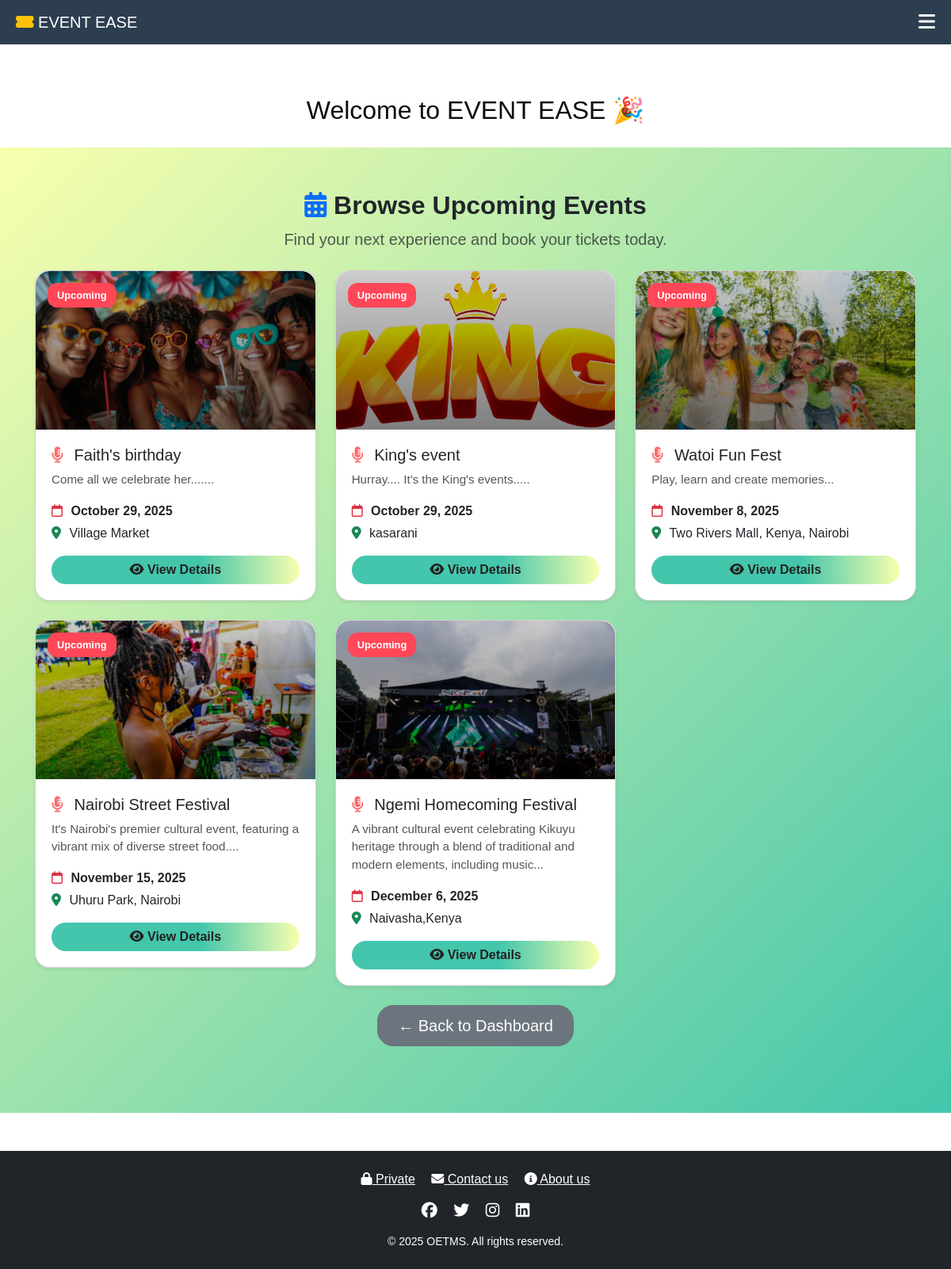
Page /browse_events.php on the committed database.
### tables this page shows
CREATE TABLE `events` (
  `id` int(11) NOT NULL,
  `title` varchar(150) NOT NULL,
  `description` text NOT NULL,
  `event_date` date NOT NULL,
  `image` varchar(255) DEFAULT NULL,
  `status` enum('Pending','Approved','Rejected','Cancelled','Completed') DEFAULT 'Pending',
  `location` varchar(150) NOT NULL,
  `price` decimal(10,2) NOT NULL DEFAULT 0.00,
  `organizer_id` int(11) NOT NULL,
  `created_at` timestamp NOT NULL DEFAULT current_timestamp(),
  `latitude` varchar(50) DEFAULT NULL,
  `longitude` varchar(50) DEFAULT NULL
);

### browse_events.php (the view, shortened to what this page needs)
<?php
include 'templates/header.php';
include 'db.php';
$dashboardLink = 'signin.php';
$result = $conn->query("SELECT * FROM events ORDER BY event_date ASC");
?>
<link rel="stylesheet" href="https://cdnjs.cloudflare.com/ajax/libs/animate.css/4.1.1/animate.min.css">
<div class="browse-events-bg">
  <div class="text-center my-4 animate__animated animate__fadeInDown">
    <h2 class="fw-bold">
      <i class="fas fa-calendar-alt text-primary"></i> Browse Upcoming Events
    </h2>
    <p class="lead text-muted">Find your next experience and book your tickets today.</p>
  </div>
  <div class="row g-4 container mx-auto">
    <?php if ($result->num_rows > 0): ?>
      <?php while ($row = $result->fetch_assoc()): ?>
        <div class="col-md-4 position-relative">
          <div class="card card-event shadow-sm animate__animated animate__fadeInUp">
            <?php if (!empty($row['image']) && file_exists($row['image'])): ?>
              <img src="<?= htmlspecialchars($row['image']) ?>" class="card-img-top" alt="Event Image">
            <?php else: ?>
              <img src="assets/images/default_event.png" class="card-img-top" alt="Event Image">
            <?php endif; ?>
            <div class="card-body d-flex flex-column">
              <h5 class="card-title">
                <i class="fas fa-microphone-alt"></i> <?= htmlspecialchars($row['title']) ?>
              </h5>
              <p class="card-text">
                <?= substr(htmlspecialchars($row['description']), 0, 120) ?>...
              </p>
              <p class="mb-1">
                <i class="far fa-calendar text-danger"></i>
                <strong><?= date("F j, Y", strtotime($row['event_date'])) ?></strong>
              </p>
              <p class="mb-3">
                <i class="fas fa-map-marker-alt text-success"></i>
                <?= htmlspecialchars($row['location']) ?>
              </p>
              <div class="mt-auto">
                <a href="event.php?id=<?= $row['id'] ?>" class="btn btn-info w-100 animate__animated animate__pulse animate__infinite">
                  <i class="fas fa-eye"></i> View Details
                </a>
              </div>
            </div>
            <?php if (strtotime($row['event_date']) > time()): ?>
              <div class="badge-upcoming">Upcoming</div>
            <?php endif; ?>
          </div>
        </div>
      <?php endwhile; ?>
    <?php else: ?>
      <div class="col-12 text-center animate__animated animate__fadeIn">
        <p class="text-muted"><i class="fas fa-info-circle"></i> No upcoming events found.</p>
      </div>
    <?php endif; ?>
  </div>
  <div class="text-center my-4">
    <a href="<?= $dashboardLink ?>" class="btn btn-secondary btn-lg">
      &larr; Back to Dashboard
    </a>
  </div>
</div>
<?php include 'templates/footer.php'; ?>

### templates/header.php (shortened to what this page needs)
<!DOCTYPE html>
<html lang="en">
<head>
  <link href="https://cdn.jsdelivr.net/npm/bootstrap@5.3.2/dist/css/bootstrap.min.css" rel="stylesheet">
  <link href="https://cdnjs.cloudflare.com/ajax/libs/font-awesome/6.5.0/css/all.min.css" rel="stylesheet">
</head>
<body>
<div class="topbar">
  <h1><i class="fas fa-ticket-alt text-warning"></i> EVENT EASE</h1>
  <div class="d-flex align-items-center gap-3">
    <span class="menu-toggle" onclick="openNav()"><i class="fas fa-bars"></i></span>
  </div>
</div>
<div class="content container" style="margin-top: 20px; text-align: center; color: #0c0c0cff; scroll-behavior: smooth;">
  <h2 class="mt-4">Welcome to EVENT EASE 🎉</h2>
</div>
</body>
</html>

### templates/footer.php (shortened to what this page needs)
<footer class="bg-dark text-white mt-5 py-4">
  <div class="container text-center">
    <div class="mb-3">
      <a href="#" class="text-white me-3"><i class="fas fa-lock"></i> Private</a>
      <a href="contact.php" class="text-white me-3"><i class="fas fa-envelope"></i> Contact us</a>
      <a href="about.php" class="text-white"><i class="fas fa-info-circle"></i> About us</a>
    </div>
    <div class="mb-3">
      <a href="#" class="text-white me-3"><i class="fab fa-facebook fa-lg"></i></a>
      <a href="#" class="text-white me-3"><i class="fab fa-twitter fa-lg"></i></a>
      <a href="#" class="text-white me-3"><i class="fab fa-instagram fa-lg"></i></a>
      <a href="#" class="text-white"><i class="fab fa-linkedin fa-lg"></i></a>
    </div>
    <p class="small mb-0">&copy; <?= date("Y") ?> OETMS. All rights reserved.</p>
  </div>
</footer>
</body>
</html>

### templates/header.php (style rules this page uses)
body { margin: 0; font-family: Arial, sans-serif; }
.topbar { display: flex; align-items: center; justify-content: space-between; background: #2c3e50; color: #fff; padding: 10px 20px; }
.topbar h1 { font-size: 20px; margin: 0; }
.menu-toggle { font-size: 24px; cursor: pointer; }
.content { padding: 20px; }

### browse_events.php (style rules this page uses)
.browse-events-bg { background: linear-gradient(135deg, #f8ffae 0%, #43c6ac 100%); min-height: 100vh; padding: 30px 20px 60px; font-family: 'Poppins', sans-serif; }
.card-event { border-radius: 18px; overflow: hidden; transition: transform 0.3s, box-shadow 0.3s; position: relative; box-shadow: 0 8px 24px rgba(0,0,0,0.15); }
.card-img-top { height: 200px; object-fit: cover; border-radius: 18px 18px 0 0; transition: transform 0.3s; }
.card-event::before { content: ''; position: absolute; top: 0; left: 0; width: 100%; height: 200px; background: linear-gradient(180deg, rgba(0,0,0,0.2), rgba(0,0,0,0.5)); border-radius: 18px 18px 0 0; pointer-events: none; }
.card-body { display: flex; flex-direction: column; padding: 20px; }
.card-title i { margin-right: 8px; color: #ff6b6b; }
.card-text { font-size: 0.95rem; color: #555; }
.card p i { margin-right: 6px; }
.btn-info { background: linear-gradient(90deg, #43c6ac 60%, #f8ffae 100%); color: #222; font-weight: 600; border-radius: 20px; border: none; transition: 0.3s; }
.btn-secondary { background-color: #6c757d; color: #fff; font-weight: 500; border-radius: 20px; padding: 10px 25px; transition: background 0.3s, transform 0.2s; text-decoration: none; }
.badge-upcoming { position: absolute; top: 15px; left: 15px; background: #ff4757; color: #fff; padding: 6px 12px; font-size: 0.8rem; border-radius: 12px; font-weight: 600; animation: pulse 1.5s infinite; }
.container.mx-auto { max-width: 1200px; }

### rows in the picture
events: image (picture), title "Faith's birthday", description "Come all we celebrate her....", event_date "October 29, 2025", location "Village Market", shows "Upcoming"
events: image (picture), title "King's event", description "Hurray.... It's the King's events..", event_date "October 29, 2025", location "kasarani", shows "Upcoming"
events: image (picture), title "Watoi Fun Fest", description "Play, learn and create memories", event_date "November 8, 2025", location "Two Rivers Mall, Kenya, Nairobi", shows "Upcoming"
events: image (picture), title "Nairobi Street Festival", description "It's Nairobi's premier cultural event, featuring a vibrant mix of diverse street food.", event_date "November 15, 2025", location "Uhuru Park, Nairobi", shows "Upcoming"
events: image (picture), title "Ngemi Homecoming Festival", description "A vibrant cultural event celebrating Kikuyu heritage through a blend of traditional and modern elements, including music", event_date "December 6, 2025", location "Naivasha,Kenya", shows "Upcoming"
